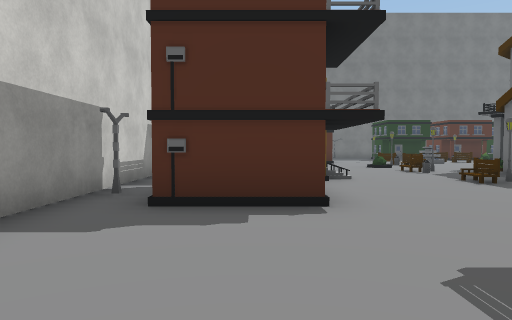
view 1 (above)

24 first-person views from a walk through a Unity game level. The camera is 1.3 m above the floor, tilts 2° down and sees 70° across. Doors are open. The floor is counted in squares, 2 m on a side. Each view is taken from the middle of a square. On the plan, view 1 faces up. The plan holds only what a view shows up to about 11 squares ahead; the rest is blank. The place goes on beyond the plan. The player is left out. Some animated figures are not drawn. Some surface patterns are stand-ins.

view 2
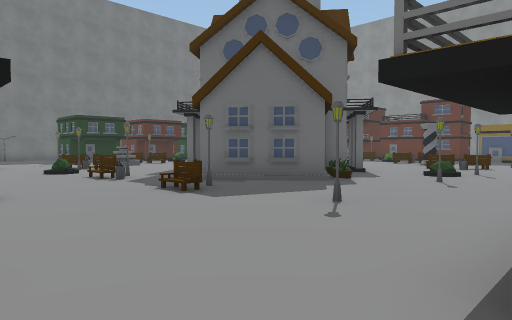

view 3
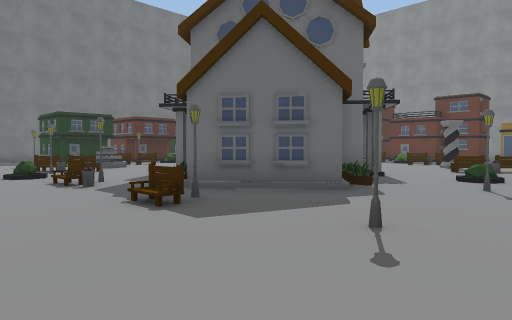

view 4
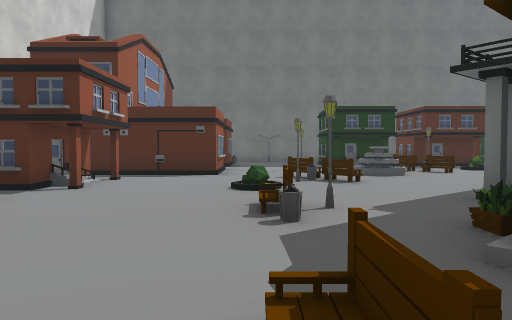

view 5
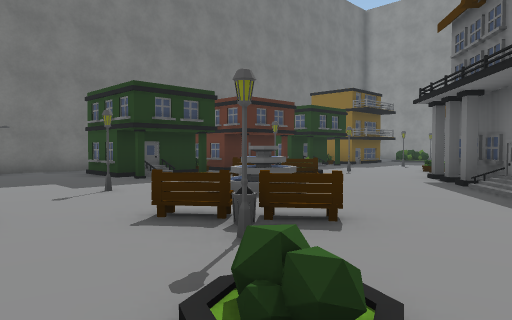

view 6
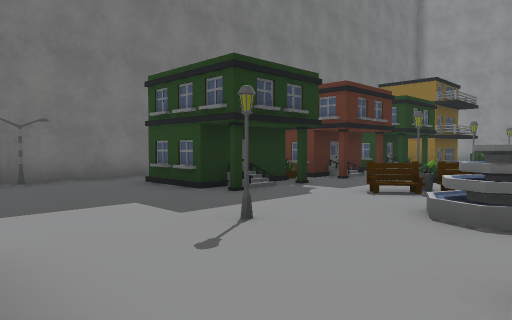

view 7
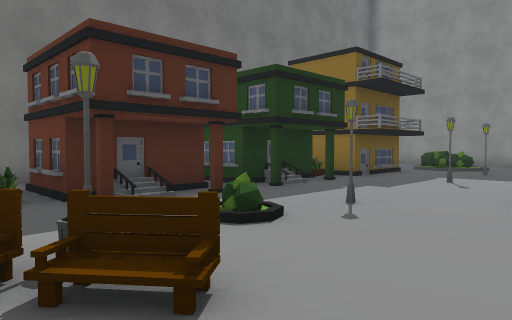

view 8
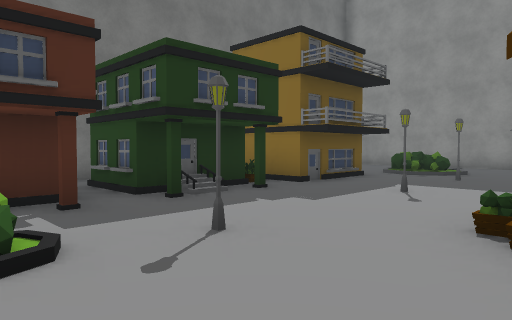

view 9
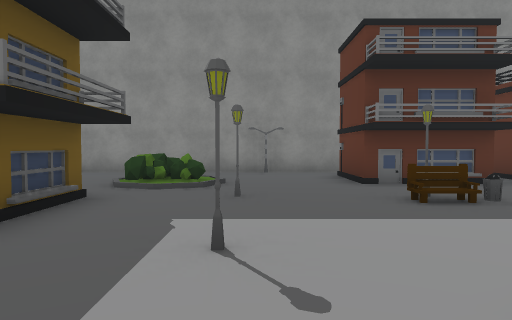

view 10
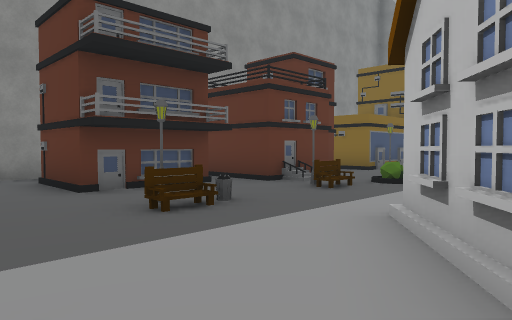

view 11
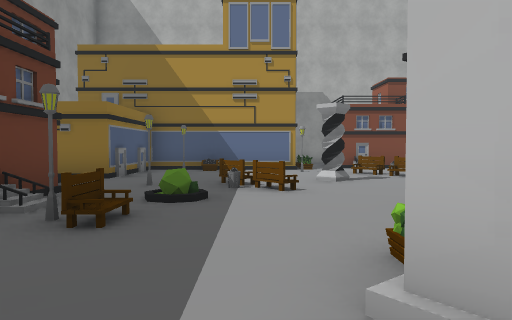

view 12
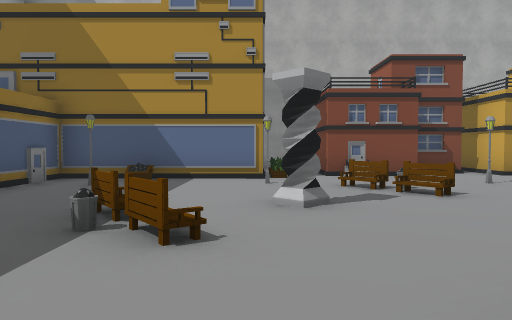

view 13
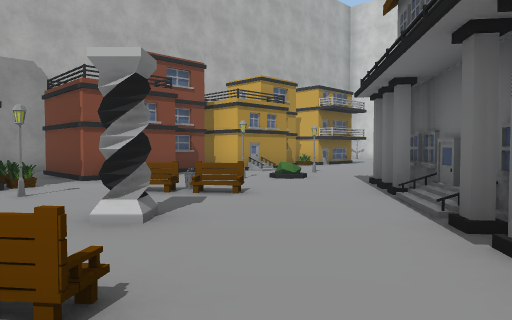

view 14
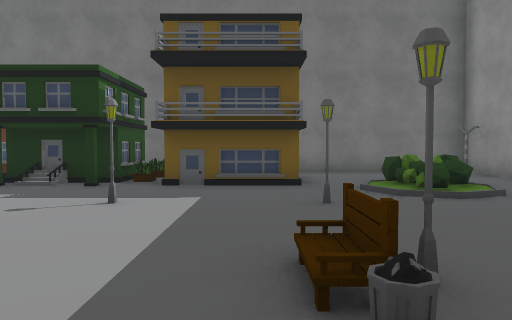

view 15
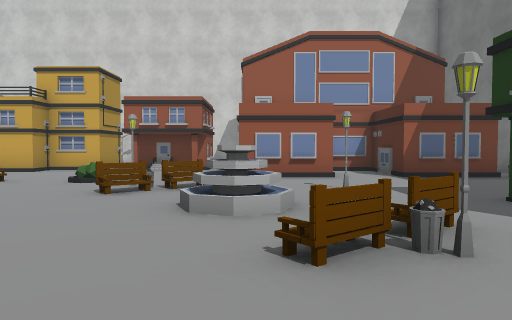

view 16
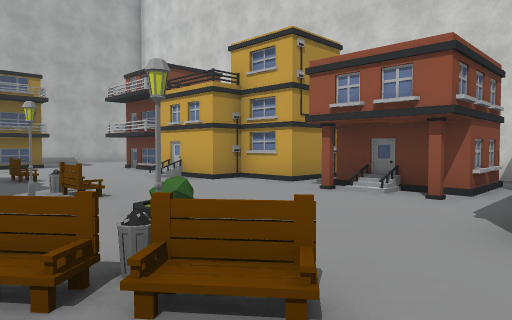

view 17
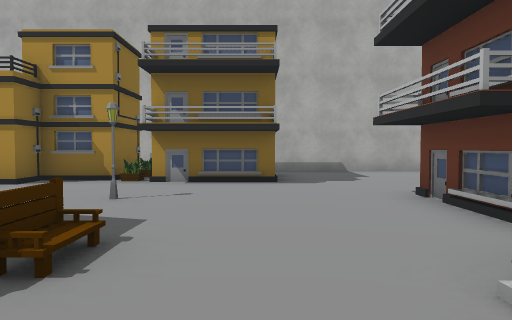

view 18
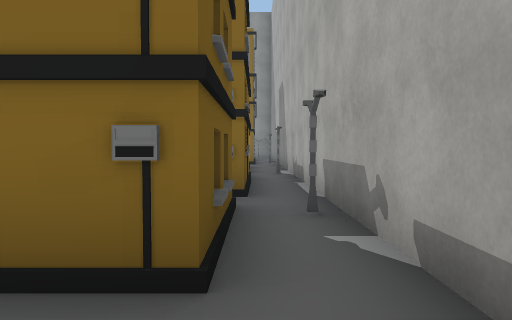

view 19
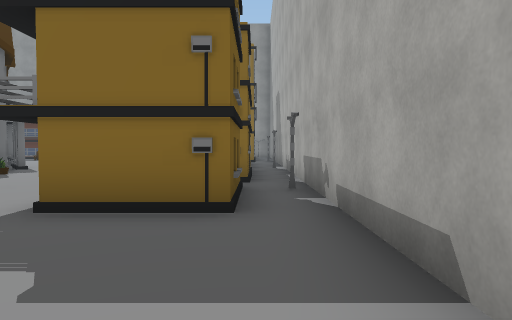

view 20
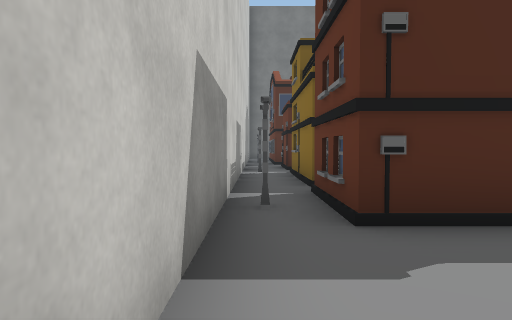

view 21
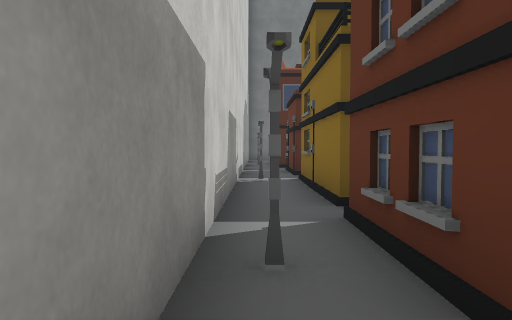

view 22
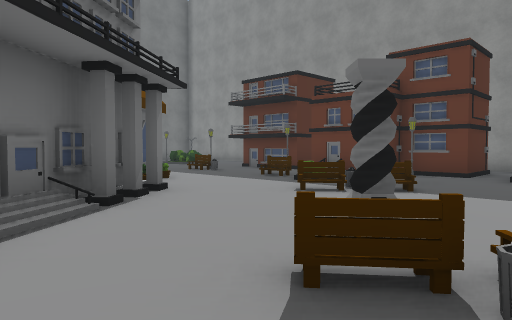

view 23
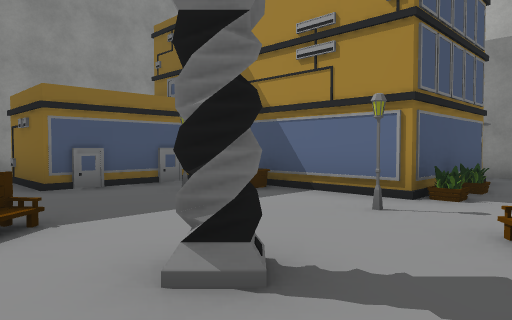

view 24
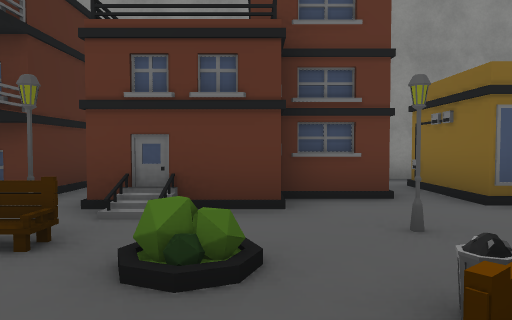

### Floor plan
Key: @ floor where view 1 was taken; # wall or solid block; x gap in a wall; . main floor; : floor 0.25 m higher than the main floor; + floor 0.5 m higher than the main floor; / step, stairs or slope; O other object.
Columns run from 3 left of view 1 to 23 right of it. Each row starts with its distance up from view 1.
 22        #######  ###  ######
 21       O.O.. .  ..    ....O#
 20       #...# .##.#OOOO.....#
 19       #...#OOO#.##O  .....#
 18     #.....##.##.##..../O..#
 17     #.......OO........O/..#
 16     # #.O..OOO.O..O..O...O#
 15   O####.../.....O.........#
 14 #.......O./..... #...O.OO.#
 13 #.##O...OO...##  ##.OO.O
 12 #.#OO..OO.../#   #O....OO
 11 #..........#     O...O..
 10  OO#...OO.##   ###...O#
  9  ####..O.O    ###...O.##
  8     #....# ####....O.O.#O #
  7  ####..OO###O#....OO......#
  6  #OO......:O....O.....O##.#
  5  OO..........+..O....O##
  4 #.OO....O..O..O.O.O.O.#
  3 #.............../.O####
  2 #.....OOO.O###O #.O
  1  .....O.O#  #   #.#
  0   .@......x.......#
 -1   ######O####O#####

Positions as (right, up) in squares from view 1, and headings:
1: (0, 0), facing up
2: (1, 2), facing up-right
3: (2, 3), facing up-right
4: (4, 6), facing up
5: (3, 11), facing up-right
6: (3, 14), facing up-right
7: (8, 14), facing up-right
8: (10, 14), facing up-right
9: (13, 16), facing right
10: (14, 16), facing down-right
11: (16, 14), facing down
12: (15, 11), facing down
13: (16, 10), facing down-left
14: (17, 12), facing up
15: (11, 15), facing left
16: (6, 15), facing down-left
17: (3, 9), facing down
18: (1, 0), facing right
19: (-1, 0), facing right
20: (-2, 1), facing up
21: (-2, 3), facing up
22: (11, 5), facing up-right
23: (13, 8), facing down-right
24: (15, 9), facing right
